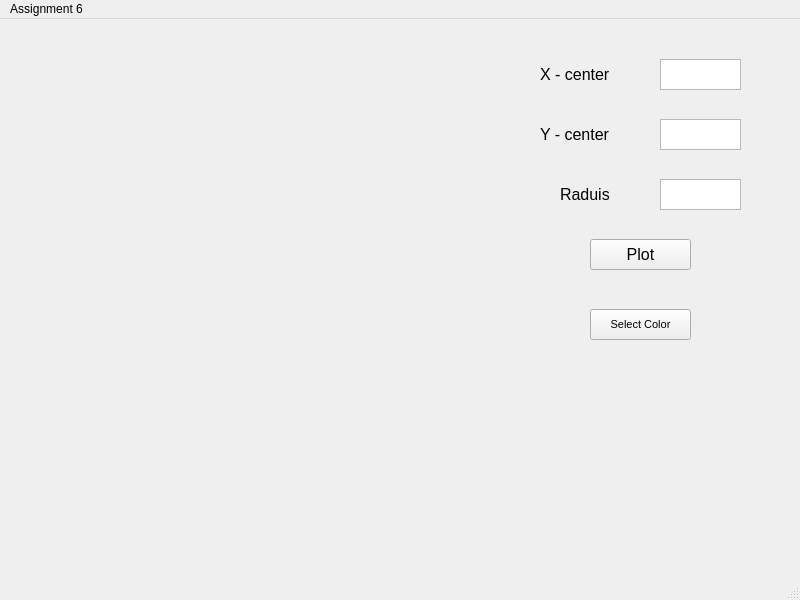
<?xml version="1.0" encoding="UTF-8"?>
<ui version="4.0">
 <class>MainWindow</class>
 <widget class="QMainWindow" name="MainWindow">
  <property name="geometry">
   <rect>
    <x>0</x>
    <y>0</y>
    <width>800</width>
    <height>600</height>
   </rect>
  </property>
  <property name="windowTitle">
   <string>MainWindow</string>
  </property>
  <widget class="QWidget" name="centralwidget">
   <widget class="QLabel" name="label">
    <property name="geometry">
     <rect>
      <x>0</x>
      <y>0</y>
      <width>400</width>
      <height>400</height>
     </rect>
    </property>
    <property name="text">
     <string/>
    </property>
   </widget>
   <widget class="QPushButton" name="pushButton">
    <property name="geometry">
     <rect>
      <x>590</x>
      <y>220</y>
      <width>101</width>
      <height>31</height>
     </rect>
    </property>
    <property name="font">
     <font>
      <pointsize>12</pointsize>
     </font>
    </property>
    <property name="text">
     <string>Plot</string>
    </property>
   </widget>
   <widget class="QTextEdit" name="textEdit">
    <property name="geometry">
     <rect>
      <x>660</x>
      <y>40</y>
      <width>81</width>
      <height>31</height>
     </rect>
    </property>
   </widget>
   <widget class="QTextEdit" name="textEdit_2">
    <property name="geometry">
     <rect>
      <x>660</x>
      <y>100</y>
      <width>81</width>
      <height>31</height>
     </rect>
    </property>
   </widget>
   <widget class="QTextEdit" name="textEdit_3">
    <property name="geometry">
     <rect>
      <x>660</x>
      <y>160</y>
      <width>81</width>
      <height>31</height>
     </rect>
    </property>
   </widget>
   <widget class="QLabel" name="label_2">
    <property name="geometry">
     <rect>
      <x>540</x>
      <y>40</y>
      <width>101</width>
      <height>31</height>
     </rect>
    </property>
    <property name="font">
     <font>
      <pointsize>12</pointsize>
     </font>
    </property>
    <property name="text">
     <string>X - center</string>
    </property>
   </widget>
   <widget class="QLabel" name="label_3">
    <property name="geometry">
     <rect>
      <x>540</x>
      <y>100</y>
      <width>101</width>
      <height>31</height>
     </rect>
    </property>
    <property name="font">
     <font>
      <pointsize>12</pointsize>
     </font>
    </property>
    <property name="text">
     <string>Y - center</string>
    </property>
   </widget>
   <widget class="QLabel" name="label_4">
    <property name="geometry">
     <rect>
      <x>560</x>
      <y>160</y>
      <width>61</width>
      <height>31</height>
     </rect>
    </property>
    <property name="font">
     <font>
      <pointsize>12</pointsize>
     </font>
    </property>
    <property name="text">
     <string>Raduis</string>
    </property>
   </widget>
   <widget class="QPushButton" name="pushButton_2">
    <property name="geometry">
     <rect>
      <x>590</x>
      <y>290</y>
      <width>101</width>
      <height>31</height>
     </rect>
    </property>
    <property name="font">
     <font>
      <pointsize>8</pointsize>
     </font>
    </property>
    <property name="text">
     <string>Select Color</string>
    </property>
   </widget>
  </widget>
  <widget class="QMenuBar" name="menubar">
   <property name="geometry">
    <rect>
     <x>0</x>
     <y>0</y>
     <width>800</width>
     <height>25</height>
    </rect>
   </property>
   <widget class="QMenu" name="menuAssignment_6">
    <property name="title">
     <string>Assignment 6</string>
    </property>
   </widget>
   <addaction name="menuAssignment_6"/>
  </widget>
  <widget class="QStatusBar" name="statusbar"/>
 </widget>
 <resources/>
 <connections/>
</ui>
